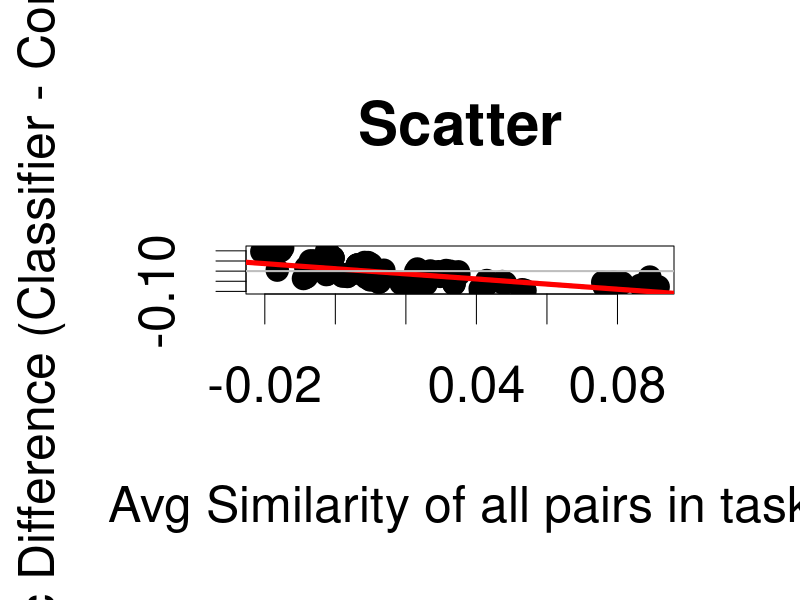
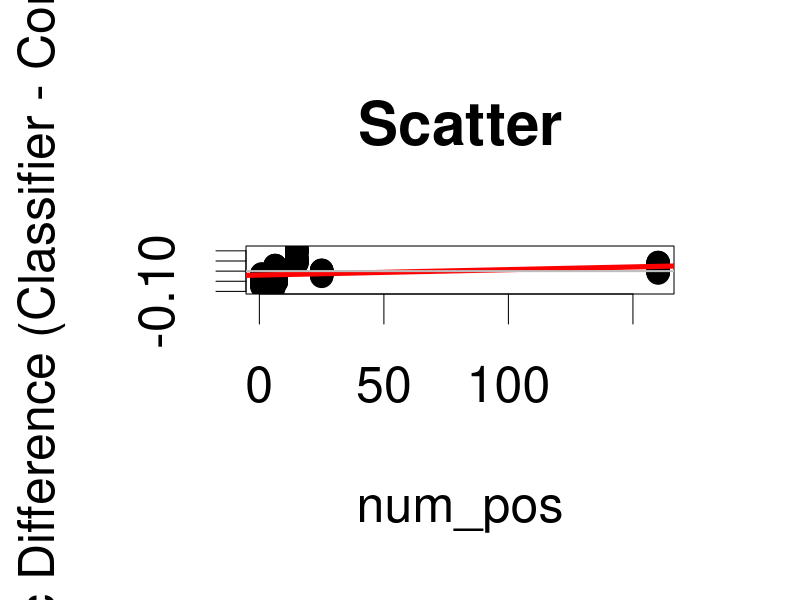

Write the R code that produced these figures, in order.


library(lmerTest)

dat = read.csv(file='diff_scores.csv', header=TRUE, sep=",", row.names=1)

#///////////////////////////////////////////// all_probe_sim

fit <- lmer(diff_score ~ all_probe_sim + (1|embedder/job_name), data=dat)
print(fit)
print(anova(fit))

# scatter
par(cex = 3.0)  # magnify text on plot
plot(x=dat$all_probe_sim, y=dat$diff_score, main="Scatter",
   xlab="Avg Similarity of all pairs in task", ylab="BalAcc Difference (Classifier - Comparator)", pch=19)
fit_lm = lm(diff_score ~ all_probe_sim, data=dat)
summary(fit_lm)
abline(fit_lm, col="red", lwd=5) # regression line (y~x)
abline(h=0, col="grey", lwd=2)

#///////////////////////////////////////////// num_pos

fit <- lmer(diff_score ~ num_pos + (1|job_name), data=dat)
anova(fit)

# scatter
par(cex = 3.0)  # magnify text on plot
plot(x=dat$num_pos, y=dat$diff_score, main="Scatter",
   xlab="num_pos", ylab="BalAcc Difference (Classifier - Comparator)", pch=19)
fit_lm = lm(diff_score ~ num_pos, data=dat)
summary(fit_lm)
abline(fit_lm, col="red", lwd=5) # regression line (y~x)
abline(h=0, col="grey", lwd=2)
